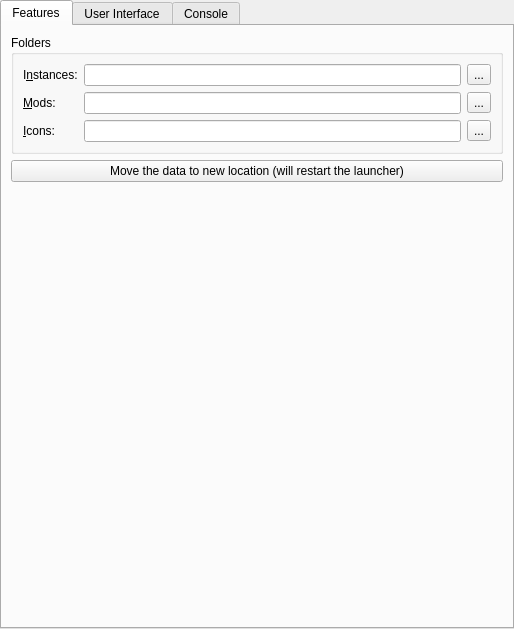
<?xml version="1.0" encoding="UTF-8"?>
<ui version="4.0">
 <class>LauncherPage</class>
 <widget class="QWidget" name="LauncherPage">
  <property name="geometry">
   <rect>
    <x>0</x>
    <y>0</y>
    <width>514</width>
    <height>629</height>
   </rect>
  </property>
  <property name="sizePolicy">
   <sizepolicy hsizetype="MinimumExpanding" vsizetype="MinimumExpanding">
    <horstretch>0</horstretch>
    <verstretch>0</verstretch>
   </sizepolicy>
  </property>
  <layout class="QVBoxLayout" name="mainLayout">
   <property name="leftMargin">
    <number>0</number>
   </property>
   <property name="topMargin">
    <number>0</number>
   </property>
   <property name="rightMargin">
    <number>0</number>
   </property>
   <property name="bottomMargin">
    <number>0</number>
   </property>
   <item>
    <widget class="QTabWidget" name="tabWidget">
     <property name="toolTip">
      <string notr="true"/>
     </property>
     <property name="tabShape">
      <enum>QTabWidget::Rounded</enum>
     </property>
     <property name="currentIndex">
      <number>0</number>
     </property>
     <widget class="QWidget" name="featuresTab">
      <attribute name="title">
       <string>Features</string>
      </attribute>
      <layout class="QVBoxLayout" name="verticalLayout_9">
       <item>
        <widget class="QGroupBox" name="foldersBox">
         <property name="title">
          <string>Folders</string>
         </property>
         <layout class="QGridLayout" name="foldersBoxLayout">
          <item row="0" column="0">
           <widget class="QLabel" name="labelInstDir">
            <property name="text">
             <string>I&amp;nstances:</string>
            </property>
            <property name="buddy">
             <cstring>instDirTextBox</cstring>
            </property>
           </widget>
          </item>
          <item row="0" column="1">
           <widget class="QLineEdit" name="instDirTextBox"/>
          </item>
          <item row="0" column="2">
           <widget class="QToolButton" name="instDirBrowseBtn">
            <property name="text">
             <string notr="true">...</string>
            </property>
           </widget>
          </item>
          <item row="1" column="0">
           <widget class="QLabel" name="labelModsDir">
            <property name="text">
             <string>&amp;Mods:</string>
            </property>
            <property name="buddy">
             <cstring>modsDirTextBox</cstring>
            </property>
           </widget>
          </item>
          <item row="1" column="1">
           <widget class="QLineEdit" name="modsDirTextBox"/>
          </item>
          <item row="1" column="2">
           <widget class="QToolButton" name="modsDirBrowseBtn">
            <property name="text">
             <string notr="true">...</string>
            </property>
           </widget>
          </item>
          <item row="2" column="1">
           <widget class="QLineEdit" name="iconsDirTextBox"/>
          </item>
          <item row="2" column="0">
           <widget class="QLabel" name="labelIconsDir">
            <property name="text">
             <string>&amp;Icons:</string>
            </property>
            <property name="buddy">
             <cstring>iconsDirTextBox</cstring>
            </property>
           </widget>
          </item>
          <item row="2" column="2">
           <widget class="QToolButton" name="iconsDirBrowseBtn">
            <property name="text">
             <string notr="true">...</string>
            </property>
           </widget>
          </item>
         </layout>
        </widget>
       </item>
       <item>
        <widget class="QPushButton" name="migrateDataFolderMacBtn">
         <property name="text">
          <string>Move the data to new location (will restart the launcher)</string>
         </property>
        </widget>
       </item>
       <item>
        <spacer name="verticalSpacer_2">
         <property name="orientation">
          <enum>Qt::Vertical</enum>
         </property>
         <property name="sizeHint" stdset="0">
          <size>
           <width>0</width>
           <height>0</height>
          </size>
         </property>
        </spacer>
       </item>
      </layout>
     </widget>
     <widget class="QWidget" name="generalTab">
      <attribute name="title">
       <string>User Interface</string>
      </attribute>
      <layout class="QVBoxLayout" name="verticalLayout_6">
       <item>
        <widget class="QGroupBox" name="groupBox_3">
         <property name="title">
          <string>Launcher notifications</string>
         </property>
         <layout class="QVBoxLayout" name="verticalLayout_5">
          <item>
           <widget class="QPushButton" name="resetNotificationsBtn">
            <property name="text">
             <string>Reset hidden notifications</string>
            </property>
            <property name="checkable">
             <bool>true</bool>
            </property>
           </widget>
          </item>
         </layout>
        </widget>
       </item>
       <item>
        <widget class="QGroupBox" name="sortingModeBox">
         <property name="enabled">
          <bool>true</bool>
         </property>
         <property name="title">
          <string>Instance view sorting mode</string>
         </property>
         <layout class="QHBoxLayout" name="sortingModeBoxLayout">
          <item>
           <widget class="QRadioButton" name="sortLastLaunchedBtn">
            <property name="text">
             <string>By &amp;last launched</string>
            </property>
            <attribute name="buttonGroup">
             <string notr="true">sortingModeGroup</string>
            </attribute>
           </widget>
          </item>
          <item>
           <widget class="QRadioButton" name="sortByNameBtn">
            <property name="text">
             <string>By &amp;name</string>
            </property>
            <attribute name="buttonGroup">
             <string notr="true">sortingModeGroup</string>
            </attribute>
           </widget>
          </item>
         </layout>
        </widget>
       </item>
       <item>
        <widget class="QGroupBox" name="themeBox">
         <property name="title">
          <string>Theme</string>
         </property>
         <layout class="QFormLayout" name="formLayout">
          <item row="0" column="0">
           <widget class="QLabel" name="label_3">
            <property name="text">
             <string>&amp;Icons</string>
            </property>
            <property name="buddy">
             <cstring>themeComboBox</cstring>
            </property>
           </widget>
          </item>
          <item row="0" column="1">
           <widget class="QComboBox" name="themeComboBox">
            <property name="sizePolicy">
             <sizepolicy hsizetype="Expanding" vsizetype="Fixed">
              <horstretch>0</horstretch>
              <verstretch>0</verstretch>
             </sizepolicy>
            </property>
            <property name="focusPolicy">
             <enum>Qt::StrongFocus</enum>
            </property>
            <item>
             <property name="text">
              <string>Default</string>
             </property>
            </item>
            <item>
             <property name="text">
              <string>Simple (Dark Icons)</string>
             </property>
            </item>
            <item>
             <property name="text">
              <string>Simple (Light Icons)</string>
             </property>
            </item>
            <item>
             <property name="text">
              <string>Simple (Blue Icons)</string>
             </property>
            </item>
            <item>
             <property name="text">
              <string>Simple (Colored Icons)</string>
             </property>
            </item>
            <item>
             <property name="text">
              <string notr="true">OSX</string>
             </property>
            </item>
            <item>
             <property name="text">
              <string notr="true">iOS</string>
             </property>
            </item>
            <item>
             <property name="text">
              <string notr="true">Flat</string>
             </property>
            </item>
            <item>
             <property name="text">
              <string>Custom</string>
             </property>
            </item>
           </widget>
          </item>
          <item row="1" column="1">
           <widget class="QComboBox" name="themeComboBoxColors">
            <property name="sizePolicy">
             <sizepolicy hsizetype="Expanding" vsizetype="Fixed">
              <horstretch>0</horstretch>
              <verstretch>0</verstretch>
             </sizepolicy>
            </property>
            <property name="focusPolicy">
             <enum>Qt::StrongFocus</enum>
            </property>
           </widget>
          </item>
          <item row="1" column="0">
           <widget class="QLabel" name="label_4">
            <property name="text">
             <string>Colors</string>
            </property>
            <property name="buddy">
             <cstring>themeComboBoxColors</cstring>
            </property>
           </widget>
          </item>
         </layout>
        </widget>
       </item>
       <item>
        <spacer name="generalTabSpacer">
         <property name="orientation">
          <enum>Qt::Vertical</enum>
         </property>
         <property name="sizeHint" stdset="0">
          <size>
           <width>0</width>
           <height>0</height>
          </size>
         </property>
        </spacer>
       </item>
      </layout>
     </widget>
     <widget class="QWidget" name="consoleTab">
      <attribute name="title">
       <string>Console</string>
      </attribute>
      <layout class="QVBoxLayout" name="verticalLayout_2">
       <item>
        <widget class="QGroupBox" name="consoleSettingsBox">
         <property name="title">
          <string>Console Settings</string>
         </property>
         <layout class="QVBoxLayout" name="verticalLayout_3">
          <item>
           <widget class="QCheckBox" name="showConsoleCheck">
            <property name="text">
             <string>Show console while the game is running?</string>
            </property>
           </widget>
          </item>
          <item>
           <widget class="QCheckBox" name="autoCloseConsoleCheck">
            <property name="text">
             <string>Automatically close console when the game quits?</string>
            </property>
           </widget>
          </item>
          <item>
           <widget class="QCheckBox" name="showConsoleErrorCheck">
            <property name="text">
             <string>Show console when the game crashes?</string>
            </property>
           </widget>
          </item>
         </layout>
        </widget>
       </item>
       <item>
        <widget class="QGroupBox" name="groupBox_4">
         <property name="title">
          <string>History limit</string>
         </property>
         <layout class="QGridLayout" name="gridLayout_3">
          <item row="1" column="0">
           <widget class="QCheckBox" name="checkStopLogging">
            <property name="text">
             <string>Stop logging when log overflows</string>
            </property>
           </widget>
          </item>
          <item row="0" column="0">
           <widget class="QSpinBox" name="lineLimitSpinBox">
            <property name="sizePolicy">
             <sizepolicy hsizetype="Expanding" vsizetype="Fixed">
              <horstretch>0</horstretch>
              <verstretch>0</verstretch>
             </sizepolicy>
            </property>
            <property name="suffix">
             <string> lines</string>
            </property>
            <property name="minimum">
             <number>10000</number>
            </property>
            <property name="maximum">
             <number>1000000</number>
            </property>
            <property name="singleStep">
             <number>10000</number>
            </property>
            <property name="value">
             <number>100000</number>
            </property>
           </widget>
          </item>
         </layout>
        </widget>
       </item>
       <item>
        <widget class="QGroupBox" name="themeBox_2">
         <property name="sizePolicy">
          <sizepolicy hsizetype="Preferred" vsizetype="MinimumExpanding">
           <horstretch>0</horstretch>
           <verstretch>0</verstretch>
          </sizepolicy>
         </property>
         <property name="title">
          <string>Console font</string>
         </property>
         <layout class="QGridLayout" name="gridLayout_2">
          <item row="1" column="0" colspan="2">
           <widget class="QTextEdit" name="fontPreview">
            <property name="sizePolicy">
             <sizepolicy hsizetype="Expanding" vsizetype="MinimumExpanding">
              <horstretch>0</horstretch>
              <verstretch>0</verstretch>
             </sizepolicy>
            </property>
            <property name="horizontalScrollBarPolicy">
             <enum>Qt::ScrollBarAlwaysOff</enum>
            </property>
            <property name="undoRedoEnabled">
             <bool>false</bool>
            </property>
            <property name="textInteractionFlags">
             <set>Qt::TextSelectableByKeyboard|Qt::TextSelectableByMouse</set>
            </property>
           </widget>
          </item>
          <item row="0" column="0">
           <widget class="QFontComboBox" name="consoleFont">
            <property name="sizePolicy">
             <sizepolicy hsizetype="Expanding" vsizetype="Fixed">
              <horstretch>0</horstretch>
              <verstretch>0</verstretch>
             </sizepolicy>
            </property>
           </widget>
          </item>
          <item row="0" column="1">
           <widget class="QSpinBox" name="fontSizeBox">
            <property name="minimum">
             <number>5</number>
            </property>
            <property name="maximum">
             <number>16</number>
            </property>
            <property name="value">
             <number>11</number>
            </property>
           </widget>
          </item>
         </layout>
        </widget>
       </item>
      </layout>
     </widget>
    </widget>
   </item>
  </layout>
 </widget>
 <tabstops>
  <tabstop>tabWidget</tabstop>
  <tabstop>instDirTextBox</tabstop>
  <tabstop>instDirBrowseBtn</tabstop>
  <tabstop>modsDirTextBox</tabstop>
  <tabstop>modsDirBrowseBtn</tabstop>
  <tabstop>iconsDirTextBox</tabstop>
  <tabstop>iconsDirBrowseBtn</tabstop>
  <tabstop>resetNotificationsBtn</tabstop>
  <tabstop>sortLastLaunchedBtn</tabstop>
  <tabstop>sortByNameBtn</tabstop>
  <tabstop>themeComboBox</tabstop>
  <tabstop>themeComboBoxColors</tabstop>
  <tabstop>showConsoleCheck</tabstop>
  <tabstop>autoCloseConsoleCheck</tabstop>
  <tabstop>showConsoleErrorCheck</tabstop>
  <tabstop>lineLimitSpinBox</tabstop>
  <tabstop>checkStopLogging</tabstop>
  <tabstop>consoleFont</tabstop>
  <tabstop>fontSizeBox</tabstop>
  <tabstop>fontPreview</tabstop>
 </tabstops>
 <resources/>
 <connections/>
 <buttongroups>
  <buttongroup name="sortingModeGroup"/>
 </buttongroups>
</ui>
